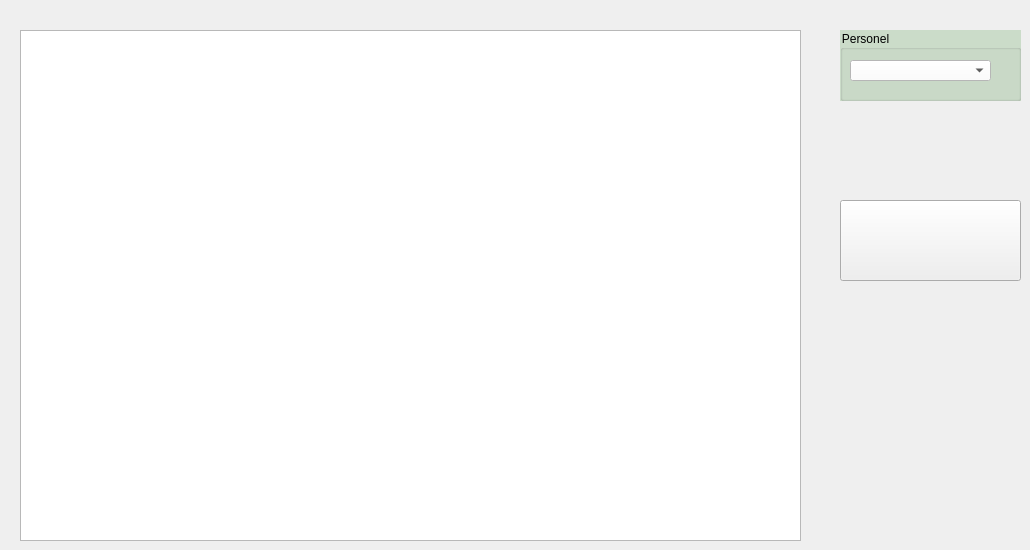
    <widget class="QWidget" name="tab_6">
     <attribute name="icon">
      <iconset resource="a.qrc">
       <normaloff>:/w/stats.png</normaloff>:/w/stats.png</iconset>
     </attribute>
     <attribute name="title">
      <string>İSTATİSTİK</string>
     </attribute>
     <widget class="PlotWidget" name="plot">
      <property name="geometry">
       <rect>
        <x>20</x>
        <y>30</y>
        <width>781</width>
        <height>511</height>
       </rect>
      </property>
     </widget>
     <widget class="QWidget" name="verticalLayoutWidget">
      <property name="geometry">
       <rect>
        <x>20</x>
        <y>30</y>
        <width>781</width>
        <height>511</height>
       </rect>
      </property>
      <layout class="QVBoxLayout" name="verticalLayout_5"/>
     </widget>
     <widget class="QPushButton" name="btn_stats">
      <property name="geometry">
       <rect>
        <x>840</x>
        <y>200</y>
        <width>181</width>
        <height>81</height>
       </rect>
      </property>
      <property name="text">
       <string/>
      </property>
      <property name="icon">
       <iconset resource="a.qrc">
        <normaloff>:/w/Database-Search.png</normaloff>:/w/Database-Search.png</iconset>
      </property>
      <property name="iconSize">
       <size>
        <width>52</width>
        <height>52</height>
       </size>
      </property>
     </widget>
     <widget class="QGroupBox" name="groupBox_16">
      <property name="geometry">
       <rect>
        <x>840</x>
        <y>30</y>
        <width>181</width>
        <height>71</height>
       </rect>
      </property>
      <property name="styleSheet">
       <string notr="true">font: 12pt &quot;Calibri&quot;;
background-color: rgb(203, 220, 201);</string>
      </property>
      <property name="title">
       <string>Personel</string>
      </property>
      <widget class="QComboBox" name="stats_combo">
       <property name="geometry">
        <rect>
         <x>10</x>
         <y>30</y>
         <width>141</width>
         <height>21</height>
        </rect>
       </property>
       <property name="styleSheet">
        <string notr="true">background-color: rgb(255, 255, 255);
font: 12pt &quot;Calibri&quot;;</string>
       </property>
      </widget>
     </widget>
    </widget>
